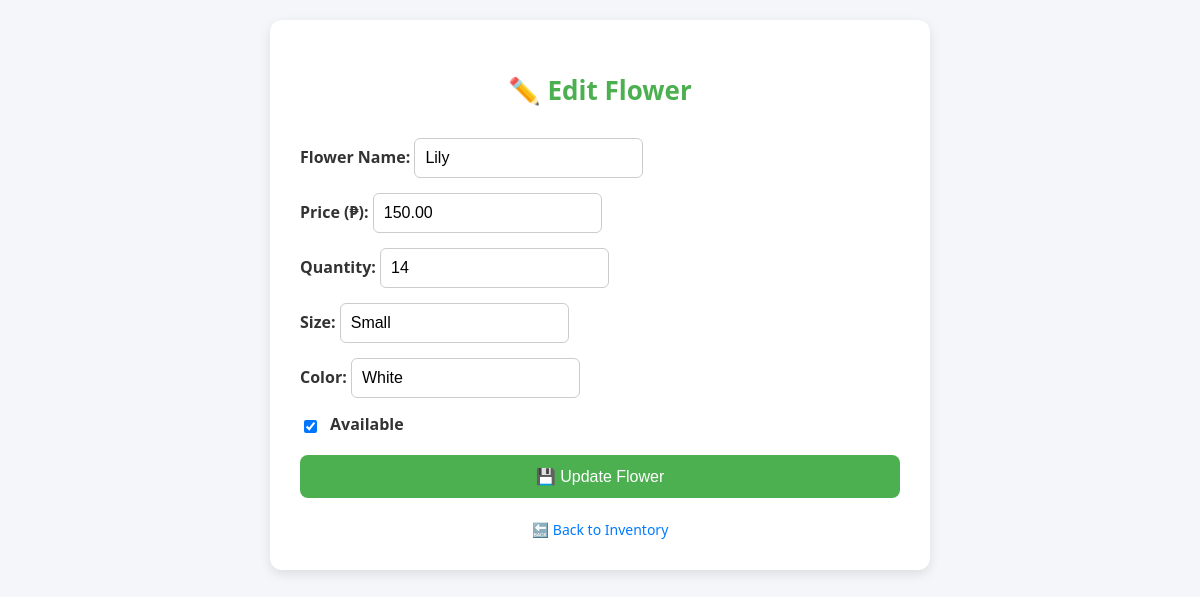
Screenshot of /dashboard/edit_product.php?id=1 with the database file from the repository.
### tables this page shows
CREATE TABLE `product` (
  `flower_id` int(11) NOT NULL,
  `name` varchar(255) NOT NULL,
  `description` text DEFAULT NULL,
  `price` decimal(10,2) NOT NULL,
  `quantity` int(11) DEFAULT NULL,
  `size` varchar(255) NOT NULL,
  `color` varchar(255) NOT NULL,
  `available` int(11) NOT NULL,
  `image_url` varchar(255) NOT NULL
);

### dashboard/edit_product.php (the view, shortened to what this page needs)
<?php
include 'db.php';
$flower_id = intval($_GET['id']);
$result = $conn->query("SELECT * FROM product WHERE flower_id = $flower_id");
$flower = $result->fetch_assoc();
?>
<!DOCTYPE html>
<html lang="en">
<head>
</head>
<body>
    <div class="container">
        <h2>✏️ Edit Flower</h2>
        <form method="POST">
            <div>
                <label>Flower Name:</label>
                <input type="text" name="name" value="<?= htmlspecialchars($flower['name']) ?>" required>
            </div>
            <div>
                <label>Price (₱):</label>
                <input type="number" name="price" value="<?= $flower['price'] ?>" step="0.01" required>
            </div>
            <div>
                <label>Quantity:</label>
                <input type="number" name="quantity" value="<?= $flower['quantity'] ?>" required>
            </div>
            <div>
                <label>Size:</label>
                <input type="text" name="size" value="<?= htmlspecialchars($flower['size']) ?>" required>
            </div>
            <div>
                <label>Color:</label>
                <input type="text" name="color" value="<?= htmlspecialchars($flower['color']) ?>" required>
            </div>
            <div class="checkbox-group">
                <input type="checkbox" name="available" <?= $flower['available'] ? 'checked' : '' ?>>
                <label>Available</label>
            </div>
            <button type="submit">💾 Update Flower</button>
        </form>
        <div class="btn-back">
            <a href="inventory.php">🔙 Back to Inventory</a>
        </div>
    </div>
</body>
</html>

### dashboard/edit_product.php (style rules this page uses)
:root { --primary: #4CAF50; --primary-hover: #45a049; --secondary: #007bff; --secondary-hover: #0056b3; --error-color: #dc3545; --background: #f4f6f9; --card-bg: #ffffff; --text-color: #333; }
body { font-family: 'Segoe UI', sans-serif; background-color: var(--background); margin: 0; padding: 20px; }
.container { max-width: 600px; margin: auto; background: var(--card-bg); padding: 30px; border-radius: 12px; box-shadow: 0 4px 12px rgba(0, 0, 0, 0.1); }
h2 { text-align: center; color: var(--primary); margin-bottom: 30px; font-size: 26px; }
form { display: flex; flex-direction: column; gap: 15px; }
label { font-weight: bold; margin-bottom: 5px; color: var(--text-color); }
input[type="text"], input[type="number"] { padding: 10px; border-radius: 6px; border: 1px solid #ccc; font-size: 16px; }
.checkbox-group { display: flex; align-items: center; gap: 10px; }
button { padding: 12px; background-color: var(--primary); color: white; border: none; border-radius: 8px; font-size: 16px; cursor: pointer; transition: background-color 0.3s ease; }
.btn-back { margin-top: 20px; text-align: center; }
.btn-back a { color: var(--secondary); text-decoration: none; font-size: 14px; }

### rows the page displays
product: name "Lily", price "150.00", quantity "14", size "Small", color "White", available "☑"
